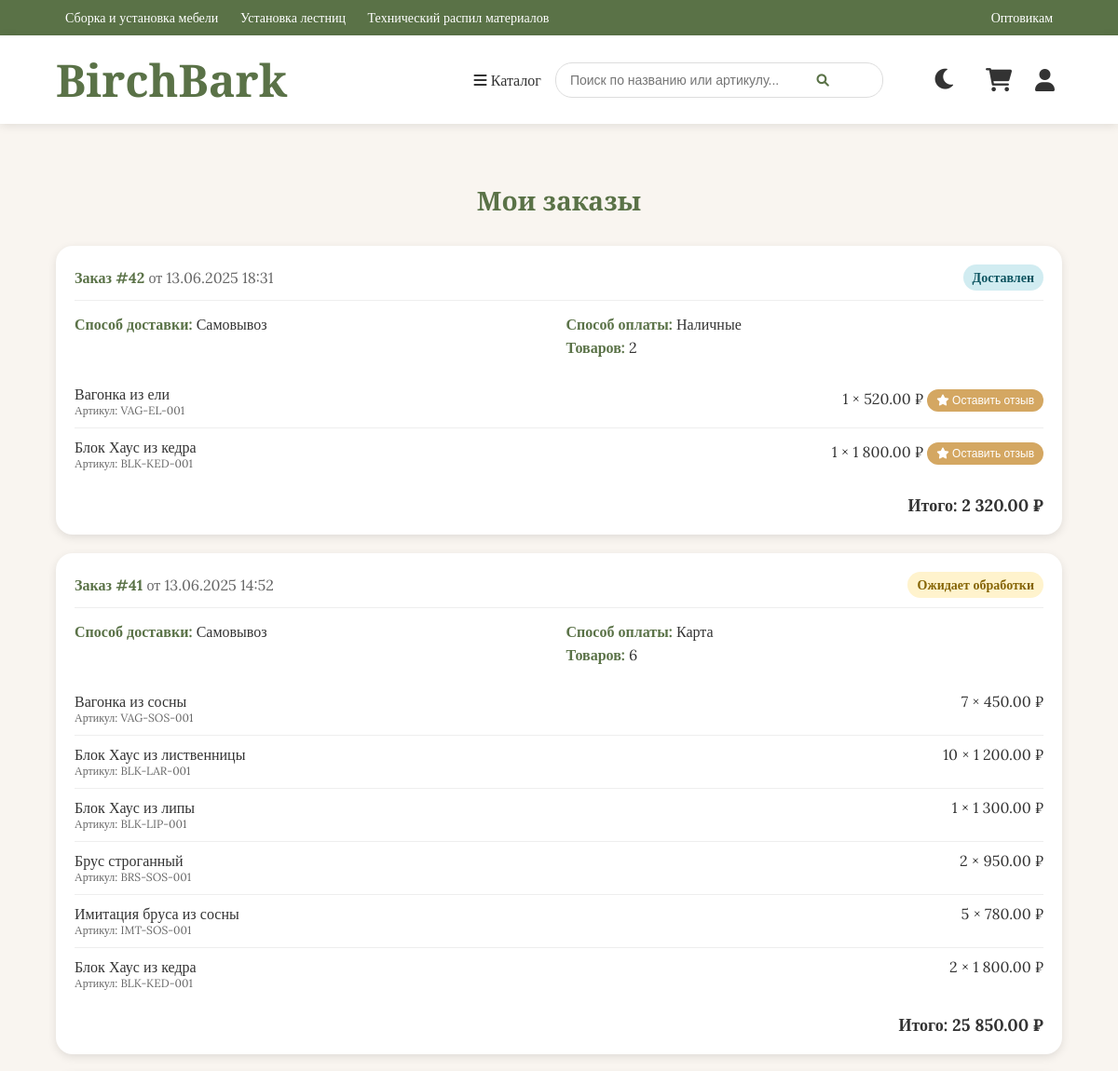
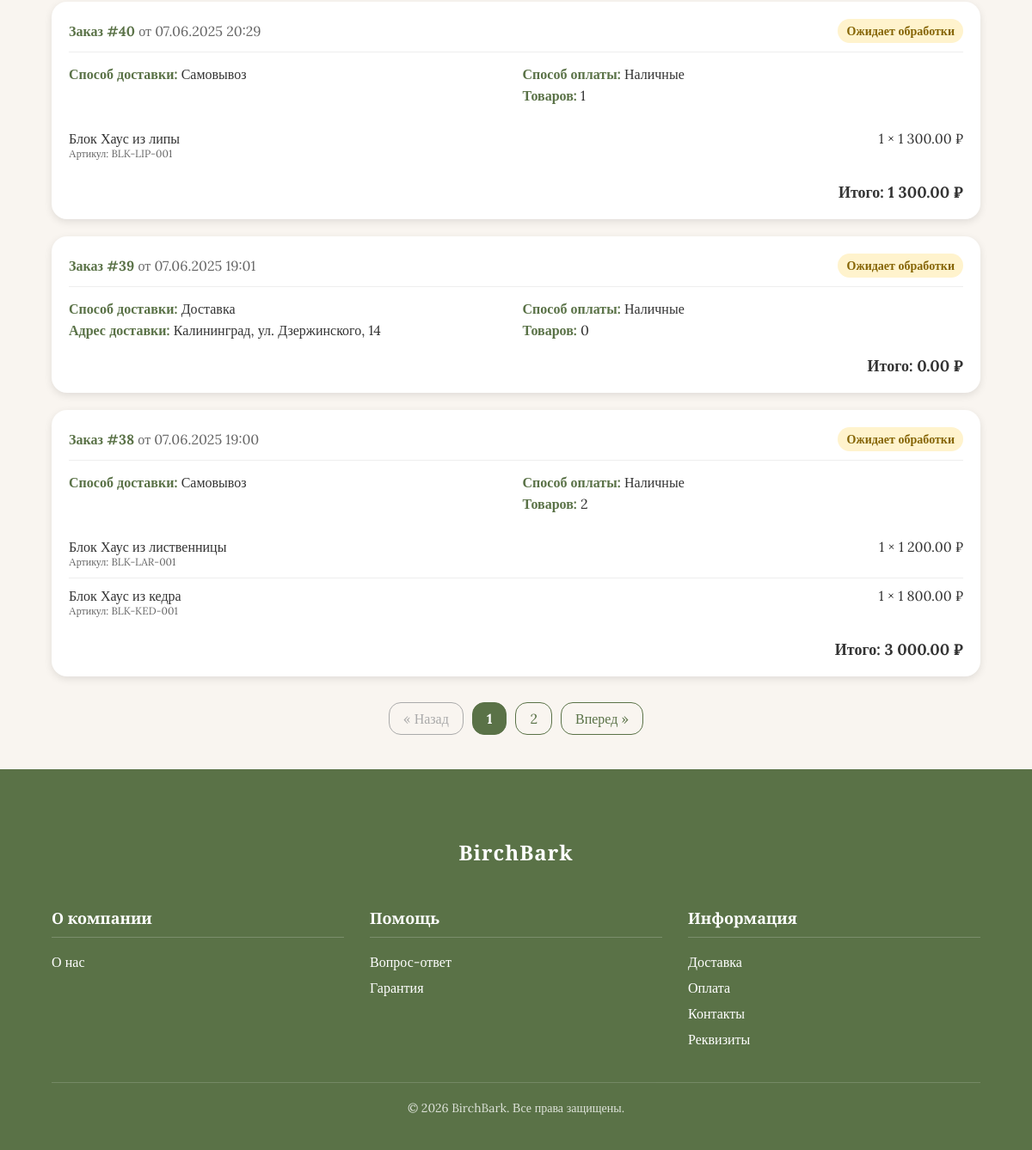
Screenshot of /orders.php (signed in) with the database file from the repository (2 pictures, top to bottom).
### tables this page shows
CREATE TABLE `Orders` (
  `order_id` int UNSIGNED NOT NULL,
  `user_id` int UNSIGNED NOT NULL,
  `order_date` datetime NOT NULL,
  `total_amount` decimal(10,2) NOT NULL,
  `delivery_method` enum('pickup','delivery') NOT NULL,
  `delivery_address` varchar(255) DEFAULT NULL,
  `payment_method` enum('cash','card') NOT NULL,
  `status` enum('pending','processing','shipped','delivered','cancelled') NOT NULL DEFAULT 'pending',
  `comment` text,
  `last_updated` timestamp NOT NULL DEFAULT CURRENT_TIMESTAMP ON UPDATE CURRENT_TIMESTAMP
);

CREATE TABLE `OrderItems` (
  `order_item_id` int UNSIGNED NOT NULL,
  `order_id` int UNSIGNED NOT NULL,
  `product_id` int UNSIGNED DEFAULT NULL,
  `product_name` varchar(255) DEFAULT NULL,
  `product_price` decimal(10,2) DEFAULT NULL,
  `quantity` int NOT NULL,
  `price_per_unit` decimal(10,2) NOT NULL
);

CREATE TABLE `Products` (
  `product_id` int UNSIGNED NOT NULL,
  `product_name` varchar(255) NOT NULL,
  `manufacturer_id` int UNSIGNED NOT NULL,
  `supplier_id` int UNSIGNED NOT NULL,
  `specification_id` int UNSIGNED NOT NULL,
  `category_id` int UNSIGNED NOT NULL,
  `gallery_id` int UNSIGNED NOT NULL,
  `sku` varchar(50) NOT NULL,
  `description` text NOT NULL,
  `price` decimal(10,2) NOT NULL,
  `discount` decimal(5,2) DEFAULT '0.00',
  `date_added` timestamp NOT NULL DEFAULT CURRENT_TIMESTAMP,
  `is_active` tinyint(1) NOT NULL DEFAULT '1',
  `average_rating` decimal(3,2) DEFAULT '0.00',
  `stock_quantity` int NOT NULL DEFAULT '0'
);

### orders.php (the view, shortened to what this page needs)
<?php
$db = new PDO('mysql:host=localhost;dbname=supercy8_bd;charset=utf8', 'supercy8_bd', 'al1vaawitch133711072005!');
$limit = isset($_GET['limit']) ? (int)$_GET['limit'] : 5;
$page = isset($_GET['page']) ? (int)$_GET['page'] : 1;
$offset = ($page - 1) * $limit;
$query = "
    SELECT
        o.*,
        u.first_name,
        u.last_name,
        (SELECT COUNT(*) FROM OrderItems oi WHERE oi.order_id = o.order_id) AS items_count
    FROM Orders o
    JOIN Users u ON o.user_id = u.user_id
    ORDER BY o.order_date DESC
    LIMIT :limit OFFSET :offset
";
$stmt = $db->prepare($query);
$stmt->bindValue(':limit', $limit, PDO::PARAM_INT);
$stmt->bindValue(':offset', $offset, PDO::PARAM_INT);
$stmt->execute();
$orders = $stmt->fetchAll(PDO::FETCH_ASSOC);
?>
<!DOCTYPE html>
<html lang="ru" data-theme="light">
<head>
    <link rel="stylesheet" href="https://cdnjs.cloudflare.com/ajax/libs/font-awesome/6.0.0-beta3/css/all.min.css">
</head>
<body>
<?php include 'header.php'; ?>
    <section class="orders-section">
        <div class="container">
            <h2 class="section-title">Мои заказы</h2>
            <?php if (count($orders) > 0): ?>
                <div class="order-list">
                    <?php foreach ($orders as $order): ?>
                        <div class="order-card">
                            <div class="order-header">
                                <div>
                                    <span class="order-id">Заказ #<?= $order['order_id'] ?></span>
                                    <span class="order-date">от <?= date('d.m.Y H:i', strtotime($order['order_date'])) ?></span>
                                </div>
                                <div class="order-status status-<?= $order['status'] ?>">
                                    <?php
                                        $statusLabels = [
                                            'pending' => 'Ожидает обработки',
                                            'processing' => 'В обработке',
                                            'shipped' => 'Отправлен',
                                            'delivered' => 'Доставлен',
                                            'cancelled' => 'Отменен'
                                        ];
                                        echo $statusLabels[$order['status']];
                                    ?>
                                </div>
                            </div>
                            <div class="order-details">
                                <div>
                                    <div class="order-detail">
                                        <span class="order-detail-label">Способ доставки:</span>
                                        <?= $order['delivery_method'] == 'pickup' ? 'Самовывоз' : 'Доставка' ?>
                                    </div>
                                    <?php if ($order['delivery_method'] == 'delivery'): ?>
                                        <div class="order-detail">
                                            <span class="order-detail-label">Адрес доставки:</span>
                                            <?= htmlspecialchars($order['delivery_address']) ?>
                                        </div>
                                    <?php endif; ?>
                                </div>
                                <div>
                                    <div class="order-detail">
                                        <span class="order-detail-label">Способ оплаты:</span>
                                        <?= $order['payment_method'] == 'cash' ? 'Наличные' : 'Карта' ?>
                                    </div>
                                    <div class="order-detail">
                                        <span class="order-detail-label">Товаров:</span>
                                        <?= $order['items_count'] ?>
                                    </div>
                                </div>
                            </div>
                            <div class="order-items">
                                <?php
                                    $itemsQuery = $db->prepare("
                                        SELECT oi.*, p.product_name, p.sku
                                        FROM OrderItems oi
                                        JOIN Products p ON oi.product_id = p.product_id
                                        WHERE oi.order_id = ?
                                    ");
                                    $itemsQuery->execute([$order['order_id']]);
                                    $items = $itemsQuery->fetchAll(PDO::FETCH_ASSOC);
                                    foreach ($items as $item):
                                        $isDelivered = $order['status'] === 'delivered';
                                        $reviewCheck = $db->prepare("
                                            SELECT r.*
                                            FROM Reviews r
                                            WHERE r.product_id = ? AND r.user_id = ?
                                        ");
                                        $reviewCheck->execute([$item['product_id'], $_SESSION['user_id']]);
                                        $hasReview = $reviewCheck->fetch();
                                ?>
                                    <div class="order-item">
                                        <div>
                                            <div><?= htmlspecialchars($item['product_name']) ?></div>
                                            <div style="font-size: 12px; color: #666;">Артикул: <?= $item['sku'] ?></div>
                                        </div>
                                        <div>
                                            <?= $item['quantity'] ?> × <?= number_format($item['price_per_unit'], 2, '.', ' ') ?> ₽
                                            <?php if ($isDelivered): ?>
                                                <?php if (!$hasReview): ?>
                                                    <button class="add-review-btn"
                                                            style="margin-top: 5px; padding: 5px 10px; font-size: 12px;"
                                                            onclick="openReviewModal(<?= $item['product_id'] ?>, '<?= htmlspecialchars(addslashes($item['product_name'])) ?>')">
                                                        <i class="fas fa-star"></i> Оставить отзыв
                                                    </button>
                                                <?php endif; ?>
                                            <?php endif; ?>
                                        </div>
                                    </div>
                                <?php endforeach; ?>
                            </div>
                            <div class="order-total">
                                Итого: <?= number_format($order['total_amount'], 2, '.', ' ') ?> ₽
                            </div>
                        </div>
                    <?php endforeach; ?>
                </div>
        <div class="pagination">
            <?php
            $totalOrdersStmt = $db->query("SELECT COUNT(*) FROM Orders");
            $totalOrders = $totalOrdersStmt->fetchColumn();
            $totalPages = ceil($totalOrders / $limit);
            $startPage = max(1, $page - 2);
            $endPage = min($totalPages, $page + 2);
            ?>
            <?php if ($page > 1): ?>
                <a href="?page=<?= $page - 1 ?>">&laquo; Назад</a>
            <?php else: ?>
                <span class="disabled">&laquo; Назад</span>
            <?php endif; ?>
            <?php
            for ($i = $startPage; $i <= $endPage; $i++) {
                if ($i == $page) {
                    echo '<span class="current">' . $i . '</span>';
                } else {
                    echo '<a href="?page=' . $i . '">' . $i . '</a>';
                }
            }
            ?>
            <?php if ($page < $totalPages): ?>
                <a href="?page=<?= $page + 1 ?>">Вперед &raquo;</a>
            <?php else: ?>
                <span class="disabled">Вперед &raquo;</span>
            <?php endif; ?>
        </div>
                </div>
            <?php endif; ?>
    </section>
    <footer class="footer">
        <?php include 'footer.php'; ?>
    </footer>
</body>
</html>

### rows the page displays
orders: order_id "42", order_date "13.06.2025 18:31", status "Доставлен", delivery_method "Самовывоз", payment_method "Наличные", items_count "2", total_amount "2 320.00"
orderitems: product.product_name "Вагонка из ели", product.sku "VAG-EL-001", quantity "1", price_per_unit "520.00"
orderitems: product.product_name "Блок Хаус из кедра", product.sku "BLK-KED-001", quantity "1", price_per_unit "1 800.00"
orders: order_id "41", order_date "13.06.2025 14:52", status "Ожидает обработки", delivery_method "Самовывоз", payment_method "Карта", items_count "6", total_amount "25 850.00"
orderitems: product.product_name "Вагонка из сосны", product.sku "VAG-SOS-001", quantity "7", price_per_unit "450.00"
orderitems: product.product_name "Блок Хаус из лиственницы", product.sku "BLK-LAR-001", quantity "10", price_per_unit "1 200.00"
orderitems: product.product_name "Блок Хаус из липы", product.sku "BLK-LIP-001", quantity "1", price_per_unit "1 300.00"
orderitems: product.product_name "Брус строганный", product.sku "BRS-SOS-001", quantity "2", price_per_unit "950.00"
orderitems: product.product_name "Имитация бруса из сосны", product.sku "IMT-SOS-001", quantity "5", price_per_unit "780.00"
orderitems: product.product_name "Блок Хаус из кедра", product.sku "BLK-KED-001", quantity "2", price_per_unit "1 800.00"
orders: order_id "40", order_date "07.06.2025 20:29", status "Ожидает обработки", delivery_method "Самовывоз", payment_method "Наличные", items_count "1", total_amount "1 300.00"
orderitems: product.product_name "Блок Хаус из липы", product.sku "BLK-LIP-001", quantity "1", price_per_unit "1 300.00"
orders: order_id "39", order_date "07.06.2025 19:01", status "Ожидает обработки", delivery_method "Доставка", delivery_address "Калининград, ул. Дзержинского, 14", payment_method "Наличные", items_count "0", total_amount "0.00"
orders: order_id "38", order_date "07.06.2025 19:00", status "Ожидает обработки", delivery_method "Самовывоз", payment_method "Наличные", items_count "2", total_amount "3 000.00"
orderitems: product.product_name "Блок Хаус из лиственницы", product.sku "BLK-LAR-001", quantity "1", price_per_unit "1 200.00"
orderitems: product.product_name "Блок Хаус из кедра", product.sku "BLK-KED-001", quantity "1", price_per_unit "1 800.00"
